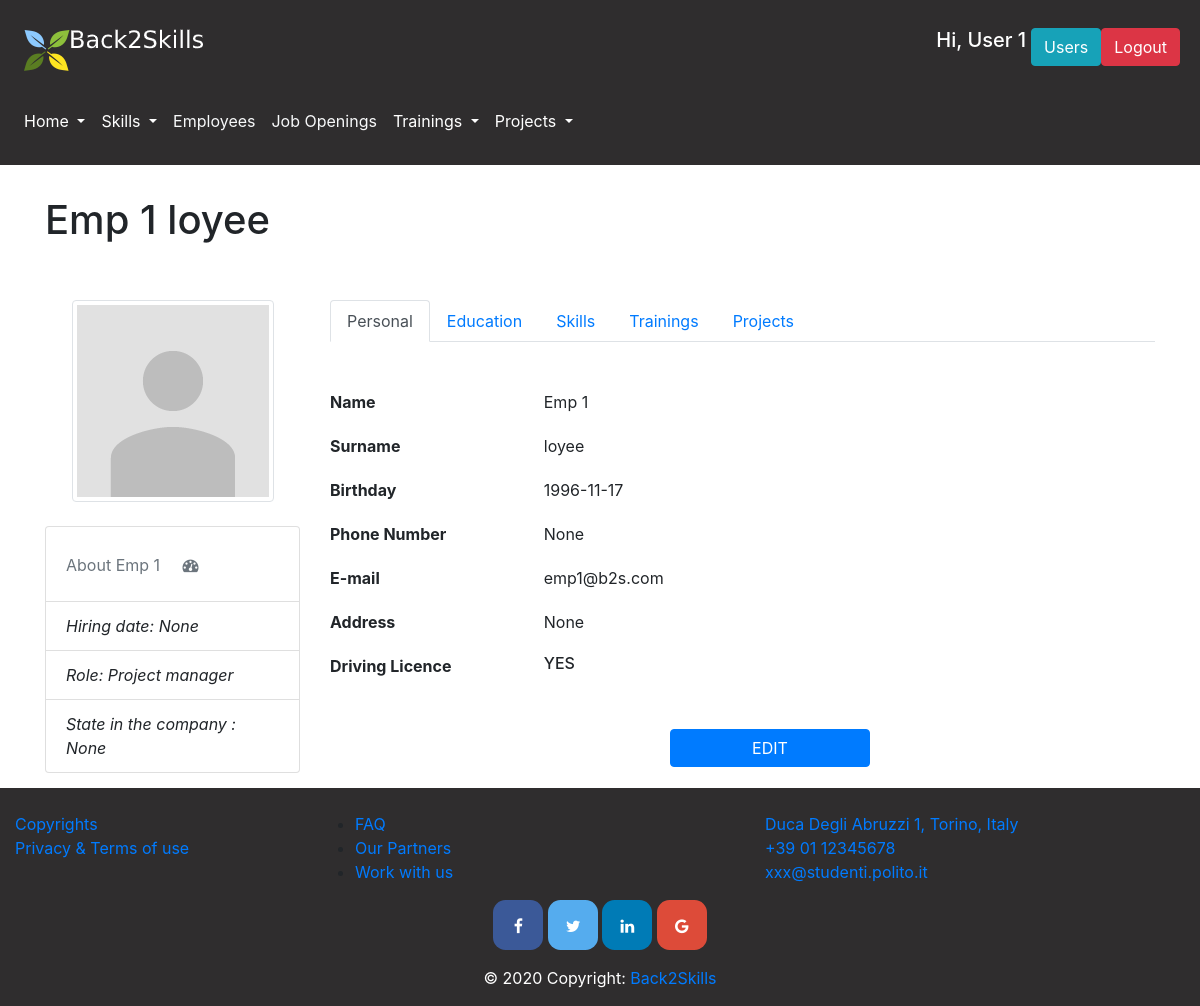
Screenshot of /employee/1 (signed in) with the database file from the repository.
### database.py (models this page shows, shortened)
class User(db.Model):
    __tablename__ = 'user'
    id = db.Column(db.Integer, primary_key=True)
    name = db.Column(db.String)
    surname = db.Column(db.String)
    email = db.Column(db.String, nullable=False, unique=True)
    password = db.Column(db.String, nullable=False)
    admin = db.Column(db.Boolean)
    project = db.Column(db.Integer, db.ForeignKey('project.id'))
    @property
    def is_authenticated(self):
        return True

class Employee(db.Model):
    __tablename__ = 'employee'
    id = db.Column(db.Integer, primary_key=True)
    photo = db.Column(db.String(100), nullable=False, default='')
    cv = db.Column(db.String) #eventually we can put a link to the Curriculum Vitae file
    name = db.Column(db.String)
    surname = db.Column(db.String)
    email = db.Column(db.String)
    telephone = db.Column(db.String)
    date_of_birth = db.Column(db.Date)
    date_of_assumption = db.Column(db.Date)
    living_place = db.Column(db.String)
    driving_licence = db.Column(db.Boolean) #I would say we only specify whether he/she has it or not, so true or false
    role = db.Column(db.Integer, db.ForeignKey('role.id'))
    skill = db.relationship("Skill", secondary="employee_skill")
    training = db.relationship("Training", secondary="employee_training")
    project_role = db.relationship("Project_Role")
    state_in_company = db.Column(db.String)
    education_level = db.Column(db.String)
    language_certificate = db.Column(db.String)

class Role(db.Model):
    __tablename__ = 'role'
    id = db.Column(db.Integer, primary_key=True)
    name = db.Column(db.String)
    description = db.Column(db.String)
    employee = db.relationship("Employee")
    skill = db.relationship("Skill", secondary="role_skill")

### app.py (the view)
@app.route('/employee/<int:id>')
@login_required
def employee(id):
    message = request.args.get("message")
    employee = get_employee_by_id(id)
    trainings = get_trainings_of_employee(id)
    projects = get_projects_of_employee(id)
    past_projects, past_supervisors = get_past_projects()
    current_projects, current_supervisors = get_current_projects()
    print projects
    print past_projects
    print current_projects
    skills = get_skills_of_employee(id)
    roles = get_roles()
    list_hard = []
    list_soft = []
    past_emp_pjs = []
    current_emp_pjs = []
    evaluations = []
    for skill in skills:
        score = get_gradeofskill_by_emp_skill(id, skill.id)
        if skill.type == 'Hard':
            list_hard.append((skill, score))
        elif skill.type == 'Soft':
            list_soft.append((skill, score))
    for project in projects:
        if project in past_projects:
            for tupla in employee.project_role:
                role_id = tupla.role_id
                evaluations = get_evaluation_by_proj_emp_role(project.id, employee.id, role_id)
            past_emp_pjs.append((project, evaluations))
        elif project in current_projects:
            current_emp_pjs.append(project)
    return render_template('employee.html', employee=employee, trainings=trainings, projects=projects,
                           list_hard=list_hard, list_soft=list_soft, past_emp_pjs=past_emp_pjs,
                           current_emp_pjs=current_emp_pjs, message=message, roles=roles)

### templates/employee.html (shortened to what this page needs)
{% extends "layout.html" %}
{% block pageContent %}
    <div class="container">
        <div class="row mt-3">
            {% if employee == None %}
                <div class="col-sm-10"><h1>No Employee </h1></div>
            {% elif employee!=None %}
                <div class="col-sm-10"><h1>{{ employee.name }} {{ employee.surname }}</h1></div>
            {% endif %}
        </div>
        <div class="row mt-5">
            <div class="col-sm-3">
                <div class="text-center">
                    {% if employee.photo != ""%}
                        <img src="/static/images/profile/{{ employee.photo }}" class="avatar img-circle img-thumbnail" alt="avatar">
                    {% else %}
                        <img src="/static/images/profile/default.png" class="avatar img-circle img-thumbnail" alt="avatar">
                    {% endif%}
                </div>
                </hr><br>
                <ul class="list-group">
                    <li class="list-group-item text-muted">About {{ employee.name }} <i class="fa fa-dashboard fa-1x"></i></li>
                    <li class="list-group-item text-left"><span class="pull-left"><em> Hiring date: {{ employee.date_of_assumption }}</em></span></li>
                    {% for role in roles %}
                        {% if  role.id==employee.role%}
                            <li class="list-group-item text-left"><span class="pull-left"><em> Role: {{ role.name }}</em></span></li>
                        {% endif  %}
                    {% endfor %}
                    <li class="list-group-item text-left"><span class="pull-left"><em> State in the company : {{ employee.state_in_company }}</em></span></li>
                </ul>
            </div>
            <div class="col-sm-9">
                <ul class="nav nav-tabs" id="myTab" role="tablist">
                    <li class="nav-item">
                        <a class="nav-link active" id="home-tab" data-toggle="tab" href="#home" role="tab"
                           aria-controls="home" aria-selected="true">Personal</a>
                    </li>
                    <li class="nav-item">
                        <a class="nav-link" id="profile-tab" data-toggle="tab" href="#profile" role="tab"
                           aria-controls="profile" aria-selected="false">Education</a>
                    </li>
                    <li class="nav-item">
                        <a class="nav-link" id="contact-tab" data-toggle="tab" href="#skills" role="tab"
                           aria-controls="contact" aria-selected="false">Skills</a>
                    </li>
                    <li class="nav-item">
                        <a class="nav-link" id="contact-tab" data-toggle="tab" href="#trainings" role="tab"
                           aria-controls="contact" aria-selected="false">Trainings</a>
                    </li>
                    <li class="nav-item">
                        <a class="nav-link" id="contact-tab" data-toggle="tab" href="#projects" role="tab"
                           aria-controls="projects" aria-selected="false">Projects</a>
                    </li>
                </ul>
                <form action="" method="post">
                    <div class="tab-content" id="myTabContent">
                        <div class="tab-pane fade show active" id="home" role="tabpanel" aria-labelledby="personal-tab">
                            <div class="row mt-5">
                                <div class="col-3">
                                    <b> Name </b>
                                </div>
                                <div class="col-9">
                                    {{ employee.name }}
                                </div>
                            </div>
                            <div class="row mt-3">
                                <div class="col-3 mt-1">
                                    <b> Surname </b>
                                </div>
                                <div class="col-9 mt-1">
                                    {{ employee.surname }}
                                </div>
                            </div>
                            <div class="row mt-3">
                                <div class="col-3 mt-1">
                                    <b> Birthday </b>
                                </div>
                                <div class="col-9 mt-1">
                                    {{ employee.date_of_birth }}
                                </div>
                            </div>
                            <div class="row mt-3">
                                <div class="col-3 mt-1">
                                    <b> Phone Number </b>
                                </div>
                                <div class="col-9 mt-1">
                                    {{ employee.telephone }}
                                </div>
                            </div>
                            <div class="row mt-3">
                                <div class="col-3 mt-1">
                                    <b> E-mail </b>
                                </div>
                                <div class="col-9 mt-1">
                                    {{ employee.email }}
                                </div>
                            </div>
                            <div class="row mt-3">
                                <div class="col-3 mt-1">
                                    <b> Address </b>
                                </div>
                                <div class="col-9 mt-1">
                                    {{ employee.living_place }}
                                </div>
                            </div>
                            <div class="row mt-3">
                                <div class="col-3 mt-1">
                                    <b> Driving Licence </b>
                                </div>
                                <div class="col-9 mt-1">
                                    {% if employee.driving_licence==1 %}
                                        <h6>YES</h6>
                                    {% else %}
                                        <h6>NO</h6>
                                    {% endif %}
                                </div>
                            </div>
                        </div>
                    </div>
                    {% if current_user.is_authenticated and current_user.admin %}
                        <div class="row mt-5 ">
                            <div class="col-8 text-right">
                                <a href="{{ url_for('edit_employee',id=employee.id) }}">
                                    <input type="button" style="width: 200px" value="EDIT" class="btn btn-primary">
                                </a>
                            </div>
                        </div>
                    {% endif %}
                </form>
            </div>
        </div>
    </div>
{% endblock %}

### templates/layout.html (shortened to what this page needs)
<!DOCTYPE html>
<html lang="en">
<head>
    <link rel="stylesheet" href="{{ url_for('static',filename='css/bootstrap.css') }}" >
    <link rel="stylesheet" href="{{ url_for('static',filename='css/bootstrap-override.css') }}" >
</head>
<body>
<header>
    <nav class="navbar navbar-expand-lg navbar-light light-dark" id="loginNavbar">
        <a class="navbar-brand" href="/home"><img src="/static/images/Logosmallwhite.png" alt=""></a>
        {% if current_user.is_authenticated%}
            <div class="btn-group ml-auto mr-1">
                <h5 style="color: white; margin-right: 5px;">Hi, {{ current_user.name }}</h5>
                {% if current_user.admin %}
                    <a href="/users"><button class="btn btn-info">Users</button></a>
                {% else %}
                    {% if current_user.project %}
                        <a href="/project/{{ current_user.project }}"><button class="btn btn-info">Your project</button></a>
                    {% endif %}
                {% endif %}
                <form action="/logout" method="POST">
                    <button type="submit" class="btn btn-danger">Logout</button>
                </form>
            </div>
        {% else %}
            <a href="/login" class="btn btn-info ml-auto mr-1" role="button">Login</a>
        {% endif %}
    </nav>
    <nav class="navbar navbar-expand-lg navbar-light text-white light-dark" id="menuNavbar">
        <div class="collapse navbar-collapse" id="navbarSupportedContent">
            <ul class="navbar-nav mr-auto">
                <li class="nav-item dropdown ">
                    <a class="nav-link dropdown-toggle text-white" href="#" id="homepageDropdown" role="button" data-toggle="dropdown" aria-haspopup="true" aria-expanded="false">
                        Home
                    </a>
                </li>
                <li class="nav-item dropdown">
                    <a class="nav-link dropdown-toggle text-white" href="/skills" id="skillsDropdown" role="button" data-toggle="dropdown" aria-haspopup="true" aria-expanded="false">
                        Skills
                    </a>
                </li>
                <li class="nav-item">
                    <a class="nav-link" href="/employees" id="employeesButton" role="button" aria-haspopup="true" aria-expanded="false" >
                        <p class="text-light"> Employees</p>
                    </a>
                </li>
                <li class="nav-item">
                    <a class="nav-link" href="/jobs" id="jobsButton" role="button" aria-haspopup="true" aria-expanded="false">
                        <p class="text-light">Job Openings</p>
                    </a>
                </li>
                <li class="nav-item dropdown">
                    <a class="nav-link dropdown-toggle text-white" href="#" id="trainingsDropdown" role="button" data-toggle="dropdown" aria-haspopup="true" aria-expanded="false">
                        Trainings
                    </a>
                </li>
                <li class="nav-item dropdown">
                    <a class="nav-link dropdown-toggle text-white" href="#" id="projectsDropdown" role="button" data-toggle="dropdown" aria-haspopup="true" aria-expanded="false">
                        Projects
                    </a>
                </li>
            </ul>
        </div>
    </nav>
</header>
<main role="main" id="main-container">
    {% block pageContent %}
    {% endblock %}
</main>
<footer class="page-footer font-small light-dark pt-4">
    <div class="container-fluid text-center text-md-left">
        <div class="row">
            <div class="col-md-3 mb-md-0 mb-3">
                <ul class="list-unstyled">
                    <li>
                        <a href="#">Copyrights</a>
                    </li>
                    <li>
                        <a href="#">Privacy & Terms of use</a>
                    </li>
                </ul>
            </div>
            <div class="col-md-3 mb-md-0 mb-3">
                <ul>
                    <li>
                        <a href="/faq" role="button">FAQ</a>
                    </li>
                    <li>
                        <a href="#">Our Partners</a>
                    </li>
                    <li>
                        <a href="#">Work with us</a>
                    </li>
                </ul>
            </div>
            <div class="col-md-3 mx-auto">
                <ul class="list-unstyled">
                    <li>
                        <a href="#!">Duca Degli Abruzzi 1, Torino, Italy</a>
                    </li>
                    <li>
                        <a href="#!">+39 01 12345678</a>
                    </li>
                    <li>
                        <a href="#!">xxx@studenti.polito.it</a>
                    </li>
                </ul>
            </div>
        </div>
    </div>
    <div class="container">
        <div class="mx-auto" style="width: 400px;">
            <link rel="stylesheet" href="https://cdnjs.cloudflare.com/ajax/libs/font-awesome/4.7.0/css/font-awesome.min.css">
            <div class=" text-center">
                <a href="#" class="fa fa-facebook" style="font-size: medium"></a>
                <a href="#" class="fa fa-twitter" style="font-size: medium"></a>
                <a href="#" class="fa fa-linkedin" style="font-size: medium"></a>
                <a href="#" class="fa fa-google" style="font-size: medium"></a>
            </div>
        </div>
    </div>
    <div class="footer-copyright text-white text-center py-3">© 2020 Copyright:
        <a href=""> Back2Skills</a>
    </div>
</footer>
</body>
</html>

### rows the page displays
User: name "User 1"
Employee: name "Emp 1", surname "loyee", date_of_assumption "None", state_in_company "None", date_of_birth "1996-11-17", telephone "None", email "emp1@b2s.com", living_place "None"
Role: name "Project manager"
